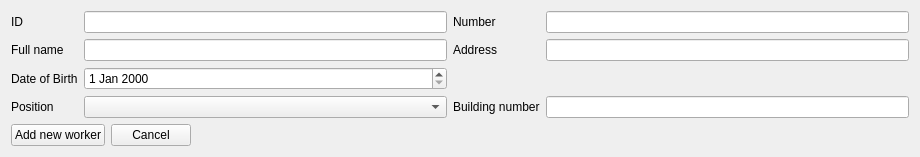
      <widget class="QWidget" name="page_addWorker">
       <layout class="QGridLayout" name="gridLayout_6">
        <item row="1" column="0">
         <widget class="QPushButton" name="addNewWorker">
          <property name="text">
           <string>Add new worker</string>
          </property>
         </widget>
        </item>
        <item row="0" column="0" colspan="4">
         <layout class="QGridLayout" name="gridLayout_addWorker">
          <item row="0" column="0">
           <widget class="QLabel" name="lbl_addIDWorker">
            <property name="text">
             <string>ID</string>
            </property>
           </widget>
          </item>
          <item row="3" column="2">
           <widget class="QLabel" name="lbl_addCaseNumWorker">
            <property name="text">
             <string>Building number</string>
            </property>
           </widget>
          </item>
          <item row="1" column="1">
           <widget class="QLineEdit" name="le_addNameWorker">
            <property name="whatsThis">
             <string>&lt;html&gt;&lt;head/&gt;&lt;body&gt;&lt;p&gt;&lt;span style=&quot; color:#000000;&quot;&gt;Ввод только букв латиницы или кириллицы, пробелов и точек&lt;/span&gt;&lt;/p&gt;&lt;/body&gt;&lt;/html&gt;</string>
            </property>
           </widget>
          </item>
          <item row="2" column="0">
           <widget class="QLabel" name="lbl_addBirthdayWorker">
            <property name="text">
             <string>Date of Birth</string>
            </property>
           </widget>
          </item>
          <item row="1" column="2">
           <widget class="QLabel" name="lbl_addAddressWorker">
            <property name="text">
             <string>Address</string>
            </property>
           </widget>
          </item>
          <item row="2" column="1">
           <widget class="QDateEdit" name="de_addBirthdayWorker"/>
          </item>
          <item row="0" column="2">
           <widget class="QLabel" name="lbl_addTelephoneWorker">
            <property name="text">
             <string>Number</string>
            </property>
           </widget>
          </item>
          <item row="3" column="0">
           <widget class="QLabel" name="lbl_addPostWorker">
            <property name="text">
             <string>Position</string>
            </property>
           </widget>
          </item>
          <item row="1" column="0">
           <widget class="QLabel" name="lbl_addNameWorker">
            <property name="text">
             <string>Full name</string>
            </property>
           </widget>
          </item>
          <item row="0" column="1">
           <widget class="QLineEdit" name="le_addIDWorker">
            <property name="whatsThis">
             <string>&lt;html&gt;&lt;head/&gt;&lt;body&gt;&lt;p&gt;Ввод только цифр&lt;/p&gt;&lt;/body&gt;&lt;/html&gt;</string>
            </property>
           </widget>
          </item>
          <item row="3" column="1">
           <widget class="QComboBox" name="box_addPostWorker"/>
          </item>
          <item row="0" column="3">
           <widget class="QLineEdit" name="le_addTelephoneWorker">
            <property name="whatsThis">
             <string>&lt;html&gt;&lt;head/&gt;&lt;body&gt;&lt;p&gt;Ввод только цифр&lt;/p&gt;&lt;/body&gt;&lt;/html&gt;</string>
            </property>
           </widget>
          </item>
          <item row="1" column="3">
           <widget class="QLineEdit" name="le_addAddressWorker">
            <property name="whatsThis">
             <string>&lt;html&gt;&lt;head/&gt;&lt;body&gt;&lt;p&gt;Ввод любой строки&lt;/p&gt;&lt;/body&gt;&lt;/html&gt;</string>
            </property>
           </widget>
          </item>
          <item row="3" column="3">
           <widget class="QLineEdit" name="le_addCaseNumWorker">
            <property name="whatsThis">
             <string>&lt;html&gt;&lt;head/&gt;&lt;body&gt;&lt;p&gt;Ввод только цифр&lt;/p&gt;&lt;/body&gt;&lt;/html&gt;</string>
            </property>
           </widget>
          </item>
         </layout>
        </item>
        <item row="1" column="2">
         <spacer name="horizontalSpacer_9">
          <property name="orientation">
           <enum>Qt::Horizontal</enum>
          </property>
          <property name="sizeHint" stdset="0">
           <size>
            <width>706</width>
            <height>20</height>
           </size>
          </property>
         </spacer>
        </item>
        <item row="1" column="1">
         <widget class="QPushButton" name="cancelWorker">
          <property name="text">
           <string>Cancel</string>
          </property>
         </widget>
        </item>
       </layout>
      </widget>
